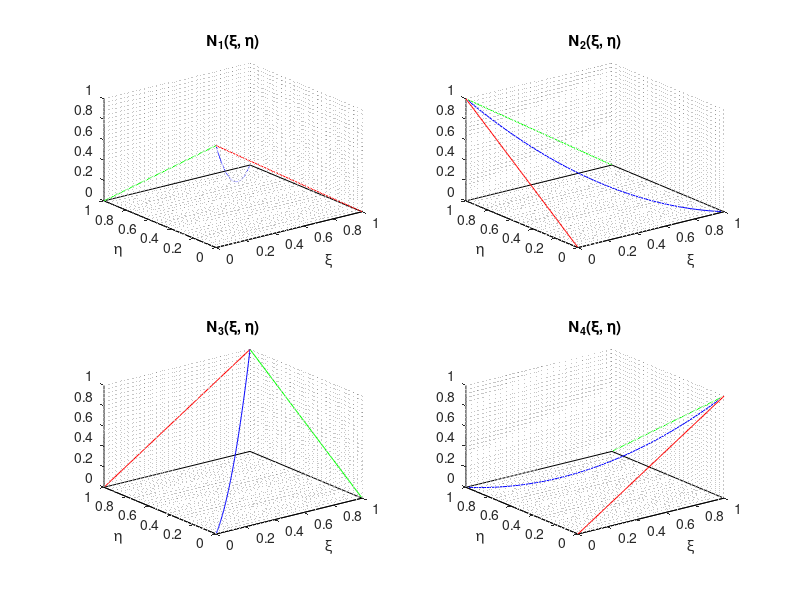

This chart was generated by the following MATLAB code:
clear all
close all
clc

V1 = 1;
V2 = 1;
V3 = 1;
V4 = 1;


N1 = @(xi, eta) (1-xi).*(1-eta);
N4 = @(xi, eta) xi.*(1-eta);
N3 = @(xi, eta) xi.*eta;
N2 = @(xi, eta) (1-xi).*eta;

xi = linspace(0,1,100);
eta = linspace(0,1,100);
zeros_vec = zeros(length(eta), 1);
ones_vec = ones(length(eta), 1);
element_outlines_x = [0,1,1,0,0];
element_outlines_y = [0,0,1,1,0];
element_outlines_z = [0,0,0,0,0];

figure()
p1 = subplot(221);
plot3(element_outlines_x, element_outlines_y, element_outlines_z,'Color', 'Black')
hold on
plot3(xi,zeros_vec,N1(xi,0), 'Color', 'red')
plot3(zeros_vec,eta,N1(0,eta), 'Color', 'green')
plot3(xi,eta,N1(xi,eta), 'Color', 'blue')
grid minor
title('N_1(\xi, \eta)')
xlabel('\xi')
ylabel('\eta')


p2 = subplot(222);
plot3(element_outlines_x, element_outlines_y, element_outlines_z,'Color', 'Black')
hold on
plot3(zeros_vec,1-eta,N2(0,1-eta), 'Color', 'red')
plot3(xi, ones_vec, N2(xi,1), 'Color', 'green')
plot3(xi,1-eta,N2(xi,1-eta), 'Color', 'blue')
grid minor
title('N_2(\xi, \eta)')
xlabel('\xi')
ylabel('\eta')


p3 = subplot(223);
plot3(element_outlines_x, element_outlines_y, element_outlines_z,'Color', 'Black')
hold on
plot3(1-xi,ones_vec,N3(1-xi,1), 'Color', 'red')
plot3(ones_vec,1-eta,N3(1,1-eta), 'Color', 'green')
plot3(1-xi,1-eta,N3(1-xi,1-eta), 'Color', 'blue')
grid minor
title('N_3(\xi, \eta)')
xlabel('\xi')
ylabel('\eta')


p4 = subplot(224);
plot3(element_outlines_x, element_outlines_y, element_outlines_z,'Color', 'Black')
hold on
plot3(1-xi,zeros_vec,N4(1-xi,0), 'Color', 'red')
plot3(ones_vec,eta,N4(1,eta), 'Color', 'green')
plot3(1-xi,eta,N4(1-xi,eta), 'Color', 'blue')
grid minor
title('N_4(\xi, \eta)')
xlabel('\xi')
ylabel('\eta')

